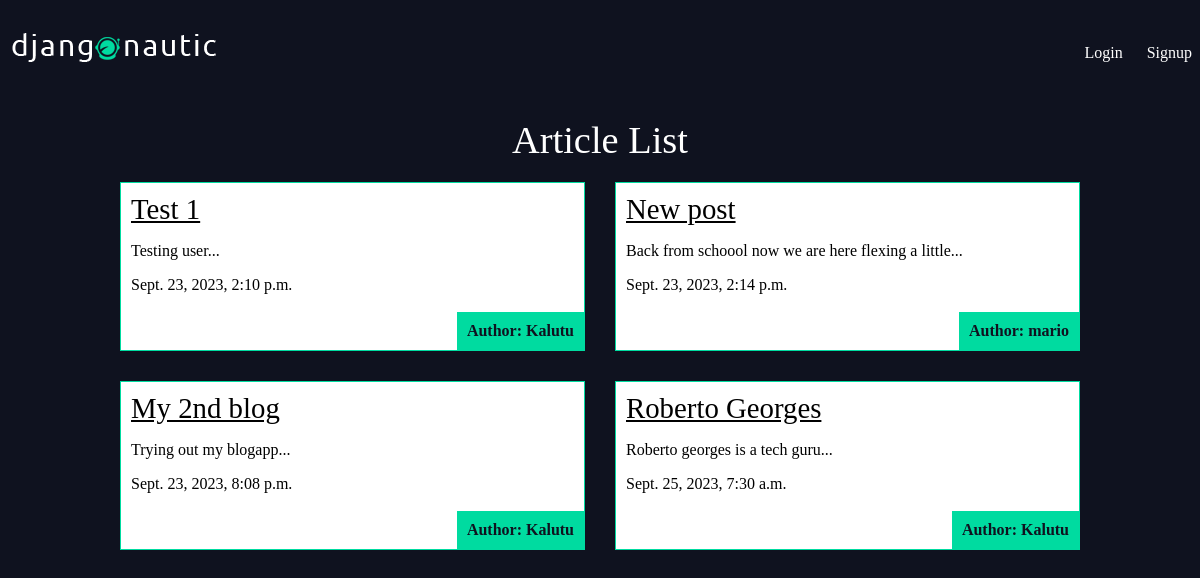
The app's page /, older data.
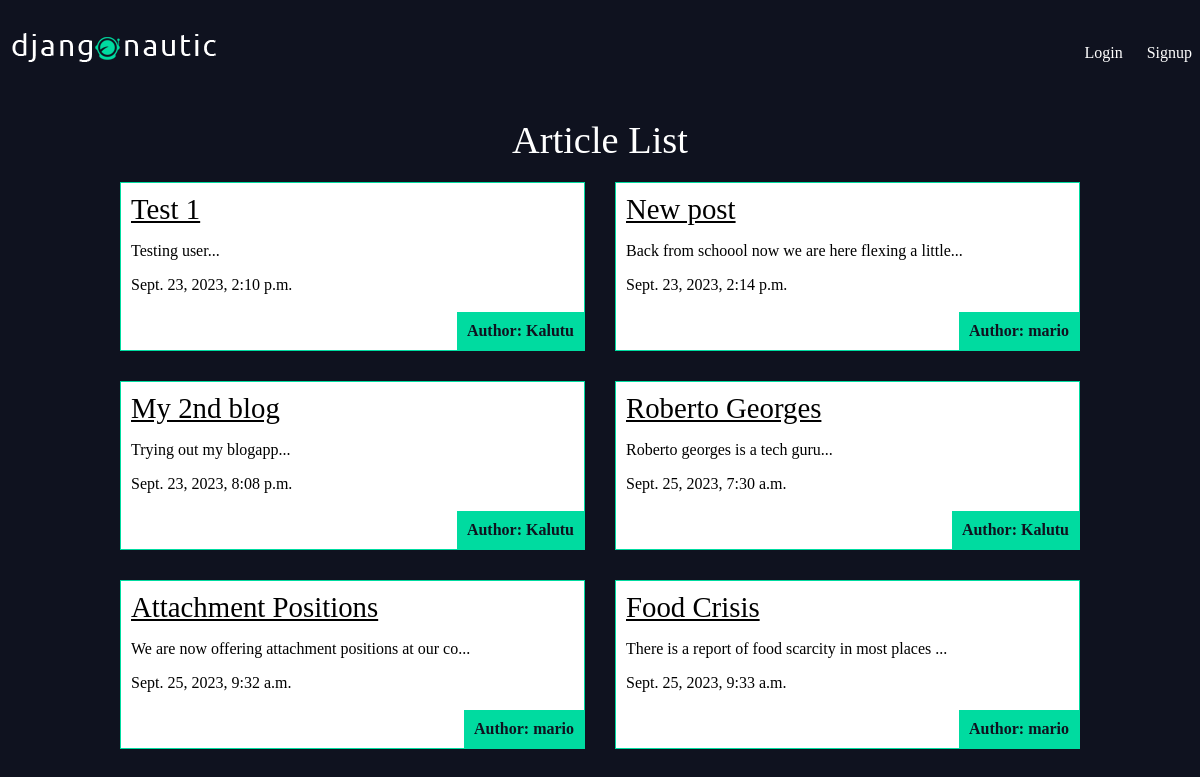
The same page, newer data.
### articles/models.py (models this page shows, shortened)
class Article(models.Model):
    title = models.CharField(max_length=100)
    slug = models.SlugField()
    body = models.TextField()
    date = models.DateTimeField(auto_now_add=True)
    thumb = models.ImageField(default="default.png", blank=True)
    author = models.ForeignKey(User, default=None, on_delete=models.CASCADE)
    def snippet(self):
        return self.body[:50] + "..."

### articles/views.py (the view)
# urls.py: path('', article_list, name='list'),
def article_list(request):
    articles = Article.objects.all().order_by('date')
    return render(request, 'articles/article_list.html', {"articles":articles})

### articles/templates/articles/article_list.html
{% extends 'base.html' %}
{% block content %}
    <h1>Article List</h1>
    <div class="articles">
        {% for article in articles %}
            <div class="article">
                <h2><a class="black" href="{% url 'articles:detail' slug=article.slug %}">{{article.title}}</a></h2>
                <p>{{article.snippet}}</p>
                <p>{{article.date}}</p>
                <p class="author">Author: {{ article.author }}</p>
            </div>
        {% endfor %}
    </div>
{% endblock %}

### templates/base.html (shortened to what this page needs)
{% load static %}
<!DOCTYPE html>
<html lang="en">
<head>
    <link rel="stylesheet" href="{% static 'css/styles.css' %}">
</head>
<body>
    <header>
        <h1><a href="{% url 'home' %}"><img src="{% static 'img/logo.png' %}" alt="logo"></a></h1>
        <nav>
            <ul>
                {% if user.is_authenticated %}
                <li>
                    <form class="logout-link" action="{% url 'accounts:logout' %}" method="post">
                        {% csrf_token %}
                        <button type="submit">Logout</button>
                    </form>
                </li>
                <li><a href="{% url 'articles:create' %}" class="highlight">New Article</a></li>
                {% else %}
                <li><a href="{% url 'accounts:login' %}">Login</a></li>
                <li><a href="{% url 'accounts:signup' %}">Signup</a></li>
                {% endif %}
            </ul>
        </nav>
    </header>
    <div class="wrapper">
        {% block content %}
        {% endblock %}
    </div>
</body>
</html>

### articles/static/css/styles.css (style rules this page uses)
body { background-color: #0f121f; background-image: url(../img/star.jpg); background-repeat: no-repeat; color: #fff; }
h1, h2, h3, h4, h5 { font-weight: normal; margin: 0; }
a { color: #fff; text-decoration: none; }
.wrapper { max-width: 960px; margin: 0 auto; }
.wrapper h1 { text-align: center; margin: 20px auto; font-size: 2.4em; }
header { display: grid; grid-template-columns: 1fr 1fr; padding: 20px 0; }
nav { justify-self: end; }
nav li { display: inline-block; margin-left: 20px; }
.articles { display: grid; grid-template-columns: 1fr 1fr; grid-gap: 30px; }
.article { padding: 10px; border: 1px solid #00dba0; position: relative; padding-bottom: 40px; background-color: #fff; color: black; }
.black { color: black; font-size: 1.5em; text-decoration: underline; }
.article h2 { font-size: 1.2em; color: black; }
.article .author { padding: 10px; background-color: #00dba0; position: absolute; right: 0; bottom: 0; margin: 0; color: #0f121f; font-weight: 600; }

Row changes from the older to the newer data that the page shows:
added Article: title "Attachment Positions", snippet "We are now offering attachment positions at our co...", date "Sept. 25, 2023, 9:32 a.m.", author "mario"
added Article: title "Food Crisis", snippet "There is a report of food scarcity in most places ...", date "Sept. 25, 2023, 9:33 a.m.", author "mario"
